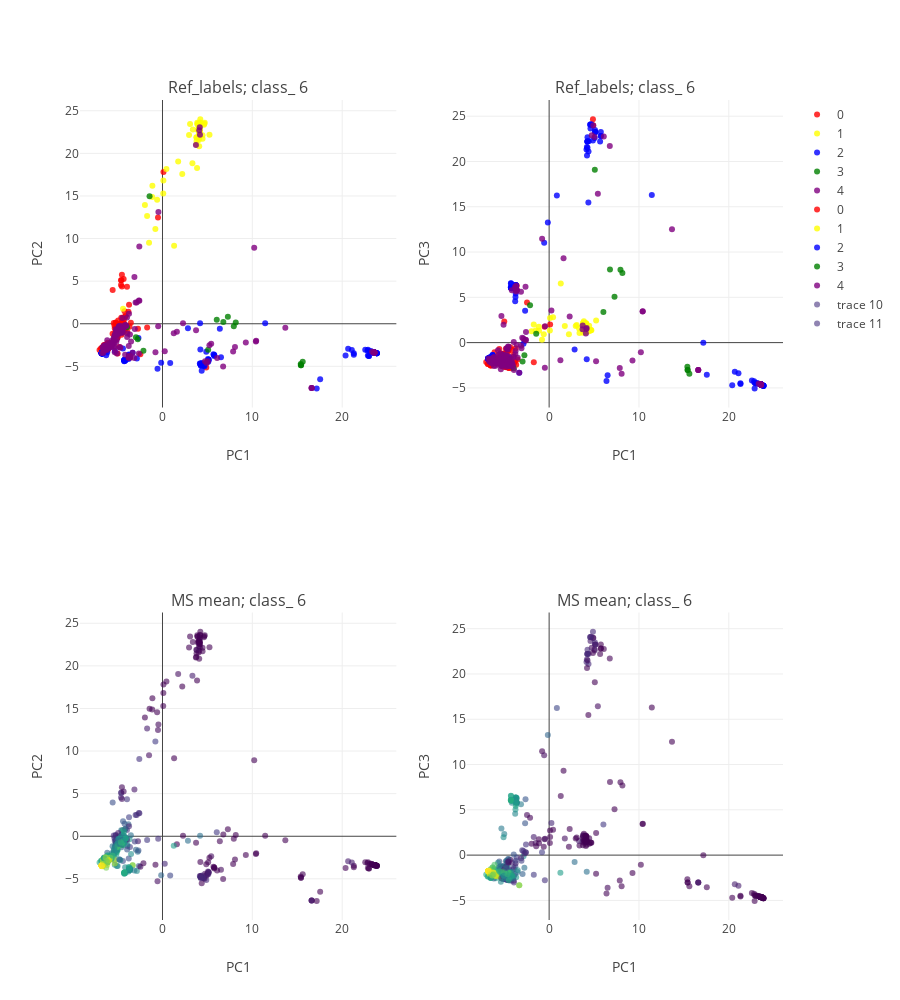

This figure's notebook cell:
### Markdown cell above
#### iii. Behind the scenes.

Extract genetic variation at the windows concerned. Study the clusters captured.

### Code cell
from structure_tools.mstutorial_tools import class_structure_plot
plot_classes= target_class

## provide sample information
Name_idx= [list(RG_info[ID_col]).index(x) for x in names_sample]
code_vec= [RG_info[subset_col][x] for x in Name_idx]

Country_col= 'COUNTRY'
Country_vec= [RG_info[Country_col][x] for x in Name_idx]

Sample_info= ['<b>{}</b><br>{}, {}'.format(names_sample[x],code_vec[x],Country_vec[x]) for x in range(len(code_vec))]

class_structure_plot(Coordinates, Windows, Construct,
                     plot_classes= target_class,
                     Chr= Chr,
                        n_comp= 5,
                        height= 1000,
                        width= 900,
                        Col_vec= color_groups,
                         text= Sample_info,
                        coords= ref_dict)

### Figure 1 — Plotly figure (JSON) as saved in the notebook; plotly's stock layout.template omitted (floating-point values rounded to 4 significant figures; data arrays with more than 128 entries replaced by an {"elided": "..."} marker saying what was removed)
{"data": [{"marker": {"color": "red", "line": {"width": 0}, "opacity": 0.8, "size": 6, "symbol": "circle"}, "mode": "markers", "name": "0", "text": {"elided": "243 str values"}, "type": "scatter", "uid": "70f391af-ca06-436f-b962-58a076fe18bd", "x": {"elided": "243 float values"}, "xaxis": "x", "y": {"elided": "243 float values"}, "yaxis": "y"}, {"marker": {"color": "yellow", "line": {"width": 0}, "opacity": 0.8, "size": 6, "symbol": "circle"}, "mode": "markers", "name": "1", "text": ["<b>B243</b><br>aus, China", "<b>CX227</b><br>aus, Japan", "<b>IRIS_313-8342</b><br>aus, SriLanka", "<b>IRIS_313-8390</b><br>aus, Pakistan", "<b>IRIS_313-8410</b><br>aus, Bangladesh", "<b>IRIS_313-8822</b><br>aus, Bangladesh", "<b>IRIS_313-9636</b><br>aus, SriLanka", "<b>IRIS_313-9641</b><br>aus, India", "<b>IRIS_313-9661</b><br>aus, Bangladesh", "<b>IRIS_313-10534</b><br>aus, India", "<b>IRIS_313-10587</b><br>aus, Bangladesh", "<b>IRIS_313-10600</b><br>aus, Bangladesh", "<b>IRIS_313-10606</b><br>aus, Bangladesh", "<b>IRIS_313-10718</b><br>aus, SriLanka", "<b>IRIS_313-10854</b><br>aus, India", "<b>IRIS_313-10871</b><br>aus, India", "<b>IRIS_313-10875</b><br>aus, India", "<b>IRIS_313-10878</b><br>aus, India", "<b>IRIS_313-10930</b><br>aus, Bangladesh", "<b>IRIS_313-10963</b><br>aus, Bangladesh", "<b>IRIS_313-10965</b><br>aus, Bangladesh", "<b>IRIS_313-10969</b><br>aus, Brazil", "<b>IRIS_313-10979</b><br>aus, Bangladesh", "<b>IRIS_313-11017</b><br>aus, Bangladesh", "<b>IRIS_313-11018</b><br>aus, Bangladesh", "<b>IRIS_313-11019</b><br>aus, Bangladesh", "<b>IRIS_313-11028</b><br>aus, Pakistan", "<b>IRIS_313-11037</b><br>aus, Pakistan", "<b>IRIS_313-11047</b><br>aus, Bangladesh", "<b>IRIS_313-11051</b><br>aus, Bangladesh", "<b>IRIS_313-11056</b><br>aus, Bangladesh", "<b>IRIS_313-11057</b><br>aus, Bangladesh", "<b>IRIS_313-11063</b><br>aus, Bangladesh", "<b>IRIS_313-11064</b><br>aus, Bangladesh", "<b>IRIS_313-11065</b><br>aus, Bangladesh", "<b>IRIS_313-11067</b><br>aus, Bangladesh", "<b>IRIS_313-11165</b><br>aus, India", "<b>IRIS_313-11168</b><br>aus, India", "<b>IRIS_313-11171</b><br>aus, India", "<b>IRIS_313-11175</b><br>aus, India", "<b>IRIS_313-11213</b><br>aus, Bangladesh", "<b>IRIS_313-11216</b><br>aus, Bangladesh", "<b>IRIS_313-11413</b><br>aus, 0", "<b>IRIS_313-11455</b><br>aus, India", "<b>IRIS_313-11456</b><br>aus, India", "<b>IRIS_313-11482</b><br>aus, Bangladesh", "<b>IRIS_313-11492</b><br>aus, India", "<b>IRIS_313-11557</b><br>aus, Bangladesh", "<b>IRIS_313-11602</b><br>aus, India", "<b>IRIS_313-11617</b><br>aus, India", "<b>IRIS_313-11619</b><br>aus, India", "<b>IRIS_313-11982</b><br>aus, Bangladesh"], "type": "scatter", "uid": "cc2ae2e3-004b-4f34-92f2-29fcf8c7e3dc", "x": [4.158, 1.295, -1.956, 3.886, 4.059, -1.712, 4.072, -1.495, 0.4374, 3.378, 4.167, 4.121, 3.765, 3.849, 3.332, -1.123, 4.612, 4.458, 4.079, 3.069, 4.032, 2.959, -4.391, 4.65, 4.143, 4.211, 0.09806, -1.145, 0.08419, 3.79, 3.869, 3.825, 3.764, -6.451, 1.746, 4.088, -0.7916, 4.087, 4.09, 3.921, 4.186, 4.017, 2.2, 5.23, 3.927, -4.665, 4.454, 4.173, -0.5987, 4.144, 4.701, 4.094], "xaxis": "x", "y": [23.33, 9.143, 13.95, 23.43, 22.29, 12.66, 21.77, 9.517, 18.16, 22.79, 22.53, 22.55, 21.05, 18.27, 18.83, 16.2, 23.36, 21.72, 22.76, 23.46, 21.57, 22.15, 1.775, 23.47, 22.76, 24.02, 16.81, 14.86, 15.3, 21.46, 23.58, 21.86, 21.89, -3.153, 19.04, 22.83, 11.11, 20.83, 22.95, 22.74, 23.61, 22.95, 17.59, 22.18, 23.44, -0.8015, 22.14, 23.58, 14.57, 22.78, 23.58, 22.78], "yaxis": "y"}, {"marker": {"color": "blue", "line": {"width": 0}, "opacity": 0.8, "size": 6, "symbol": "circle"}, "mode": "markers", "name": "2", "text": {"elided": "164 str values"}, "type": "scatter", "uid": "cb42074e-45c7-47d1-8b3a-6e0b9db74201", "x": {"elided": "164 float values"}, "xaxis": "x", "y": {"elided": "164 float values"}, "yaxis": "y"}, {"marker": {"color": "green", "line": {"width": 0}, "opacity": 0.8, "size": 6, "symbol": "circle"}, "mode": "markers", "name": "3", "text": ["<b>CX65</b><br>aro, Iran", "<b>CX66</b><br>aro, Iran", "<b>IRIS_313-8268</b><br>aro, Nepal", "<b>IRIS_313-8747</b><br>aro, Iran", "<b>IRIS_313-9629</b><br>aro, India", "<b>IRIS_313-9978</b><br>aro, Madagascar", "<b>IRIS_313-11259</b><br>aro, India", "<b>IRIS_313-11352</b><br>aro, India", "<b>IRIS_313-11451</b><br>aro, India", "<b>IRIS_313-11564</b><br>aro, Nepal", "<b>IRIS_313-11625</b><br>aro, Nepal", "<b>IRIS_313-11630</b><br>aro, Nepal", "<b>IRIS_313-11825</b><br>aro, India", "<b>IRIS_313-12074</b><br>aro, Myanmar", "<b>IRIS_313-15909</b><br>aro, 0"], "type": "scatter", "uid": "9ad3dc52-253e-4c27-b15d-775e7cbea494", "x": [15.41, 15.61, -2.754, 15.42, 7.277, 15.38, 6.771, -2.123, -3.945, 7.939, 6.04, -2.959, 8.154, 5.084, -1.439], "xaxis": "x", "y": [-4.857, -4.466, -1.824, -4.861, 0.8309, -4.736, 0.2005, -3.177, -0.4002, -0.301, 0.4736, -1.593, 0.1568, -3.064, 14.98], "yaxis": "y"}, {"marker": {"color": "purple", "line": {"width": 0}, "opacity": 0.8, "size": 6, "symbol": "circle"}, "mode": "markers", "name": "4", "text": {"elided": "176 str values"}, "type": "scatter", "uid": "46d3797c-80fc-4120-aca0-c14daace6c6e", "x": {"elided": "176 float values"}, "xaxis": "x", "y": {"elided": "176 float values"}, "yaxis": "y"}, {"marker": {"color": "red", "line": {"width": 0}, "opacity": 0.8, "size": 6, "symbol": "circle"}, "mode": "markers", "name": "0", "text": {"elided": "243 str values"}, "type": "scatter", "uid": "f1cf2aa0-b1ff-418e-ac6a-2edcda45a54f", "x": {"elided": "243 float values"}, "xaxis": "x2", "y": {"elided": "243 float values"}, "yaxis": "y2"}, {"marker": {"color": "yellow", "line": {"width": 0}, "opacity": 0.8, "size": 6, "symbol": "circle"}, "mode": "markers", "name": "1", "text": ["<b>B243</b><br>aus, China", "<b>CX227</b><br>aus, Japan", "<b>IRIS_313-8342</b><br>aus, SriLanka", "<b>IRIS_313-8390</b><br>aus, Pakistan", "<b>IRIS_313-8410</b><br>aus, Bangladesh", "<b>IRIS_313-8822</b><br>aus, Bangladesh", "<b>IRIS_313-9636</b><br>aus, SriLanka", "<b>IRIS_313-9641</b><br>aus, India", "<b>IRIS_313-9661</b><br>aus, Bangladesh", "<b>IRIS_313-10534</b><br>aus, India", "<b>IRIS_313-10587</b><br>aus, Bangladesh", "<b>IRIS_313-10600</b><br>aus, Bangladesh", "<b>IRIS_313-10606</b><br>aus, Bangladesh", "<b>IRIS_313-10718</b><br>aus, SriLanka", "<b>IRIS_313-10854</b><br>aus, India", "<b>IRIS_313-10871</b><br>aus, India", "<b>IRIS_313-10875</b><br>aus, India", "<b>IRIS_313-10878</b><br>aus, India", "<b>IRIS_313-10930</b><br>aus, Bangladesh", "<b>IRIS_313-10963</b><br>aus, Bangladesh", "<b>IRIS_313-10965</b><br>aus, Bangladesh", "<b>IRIS_313-10969</b><br>aus, Brazil", "<b>IRIS_313-10979</b><br>aus, Bangladesh", "<b>IRIS_313-11017</b><br>aus, Bangladesh", "<b>IRIS_313-11018</b><br>aus, Bangladesh", "<b>IRIS_313-11019</b><br>aus, Bangladesh", "<b>IRIS_313-11028</b><br>aus, Pakistan", "<b>IRIS_313-11037</b><br>aus, Pakistan", "<b>IRIS_313-11047</b><br>aus, Bangladesh", "<b>IRIS_313-11051</b><br>aus, Bangladesh", "<b>IRIS_313-11056</b><br>aus, Bangladesh", "<b>IRIS_313-11057</b><br>aus, Bangladesh", "<b>IRIS_313-11063</b><br>aus, Bangladesh", "<b>IRIS_313-11064</b><br>aus, Bangladesh", "<b>IRIS_313-11065</b><br>aus, Bangladesh", "<b>IRIS_313-11067</b><br>aus, Bangladesh", "<b>IRIS_313-11165</b><br>aus, India", "<b>IRIS_313-11168</b><br>aus, India", "<b>IRIS_313-11171</b><br>aus, India", "<b>IRIS_313-11175</b><br>aus, India", "<b>IRIS_313-11213</b><br>aus, Bangladesh", "<b>IRIS_313-11216</b><br>aus, Bangladesh", "<b>IRIS_313-11413</b><br>aus, 0", "<b>IRIS_313-11455</b><br>aus, India", "<b>IRIS_313-11456</b><br>aus, India", "<b>IRIS_313-11482</b><br>aus, Bangladesh", "<b>IRIS_313-11492</b><br>aus, India", "<b>IRIS_313-11557</b><br>aus, Bangladesh", "<b>IRIS_313-11602</b><br>aus, India", "<b>IRIS_313-11617</b><br>aus, India", "<b>IRIS_313-11619</b><br>aus, India", "<b>IRIS_313-11982</b><br>aus, Bangladesh"], "type": "scatter", "uid": "2091674a-66af-4c05-9f07-4dd06a50cb11", "x": [4.158, 1.295, -1.956, 3.886, 4.059, -1.712, 4.072, -1.495, 0.4374, 3.378, 4.167, 4.121, 3.765, 3.849, 3.332, -1.123, 4.612, 4.458, 4.079, 3.069, 4.032, 2.959, -4.391, 4.65, 4.143, 4.211, 0.09806, -1.145, 0.08419, 3.79, 3.869, 3.825, 3.764, -6.451, 1.746, 4.088, -0.7916, 4.087, 4.09, 3.921, 4.186, 4.017, 2.2, 5.23, 3.927, -4.665, 4.454, 4.173, -0.5987, 4.144, 4.701, 4.094], "xaxis": "x2", "y": [1.501, 6.52, 1.243, 1.352, 1.588, 1.995, 1.913, 1.346, 2.792, 1.053, 2.025, 2.08, 1.078, 1.611, 1.563, 1.313, 1.362, 1.247, 1.531, 1.95, 1.985, 1.827, -2.414, 1.392, 1.477, 1.607, 2.728, 1.757, 1.344, 2.068, 2.355, 2.149, 2.205, -1.932, 1.839, 2.157, 0.3124, 1.39, 1.516, 1.526, 1.535, 2.141, 0.9146, 2.445, 1.627, -2.243, 1.872, 1.142, 0.9307, 1.473, 1.354, 2.09], "yaxis": "y2"}, {"marker": {"color": "blue", "line": {"width": 0}, "opacity": 0.8, "size": 6, "symbol": "circle"}, "mode": "markers", "name": "2", "text": {"elided": "164 str values"}, "type": "scatter", "uid": "2a0dc541-1d73-4558-8961-d1a1df7f4e70", "x": {"elided": "164 float values"}, "xaxis": "x2", "y": {"elided": "164 float values"}, "yaxis": "y2"}, {"marker": {"color": "green", "line": {"width": 0}, "opacity": 0.8, "size": 6, "symbol": "circle"}, "mode": "markers", "name": "3", "text": ["<b>CX65</b><br>aro, Iran", "<b>CX66</b><br>aro, Iran", "<b>IRIS_313-8268</b><br>aro, Nepal", "<b>IRIS_313-8747</b><br>aro, Iran", "<b>IRIS_313-9629</b><br>aro, India", "<b>IRIS_313-9978</b><br>aro, Madagascar", "<b>IRIS_313-11259</b><br>aro, India", "<b>IRIS_313-11352</b><br>aro, India", "<b>IRIS_313-11451</b><br>aro, India", "<b>IRIS_313-11564</b><br>aro, Nepal", "<b>IRIS_313-11625</b><br>aro, Nepal", "<b>IRIS_313-11630</b><br>aro, Nepal", "<b>IRIS_313-11825</b><br>aro, India", "<b>IRIS_313-12074</b><br>aro, Myanmar", "<b>IRIS_313-15909</b><br>aro, 0"], "type": "scatter", "uid": "a3355c75-3b3a-48f8-a67e-265d8641311c", "x": [15.41, 15.61, -2.754, 15.42, 7.277, 15.38, 6.771, -2.123, -3.945, 7.939, 6.04, -2.959, 8.154, 5.084, -1.439], "xaxis": "x2", "y": [-3.03, -3.449, -1.389, -3.028, 5.06, -2.674, 8.065, 4.125, -2.825, 8.046, 3.388, -2.096, 7.682, 19.09, 0.9665], "yaxis": "y2"}, {"marker": {"color": "purple", "line": {"width": 0}, "opacity": 0.8, "size": 6, "symbol": "circle"}, "mode": "markers", "name": "4", "text": {"elided": "176 str values"}, "type": "scatter", "uid": "b43031ee-1778-49de-9e94-e93b34527d5d", "x": {"elided": "176 float values"}, "xaxis": "x2", "y": {"elided": "176 float values"}, "yaxis": "y2"}, {"marker": {"color": {"elided": "650 float values"}, "colorscale": "Viridis", "line": {"width": 0}, "opacity": 0.6, "size": 6, "symbol": "circle"}, "mode": "markers", "type": "scatter", "uid": "db90ec82-5f0f-45ef-9d82-122d7eea0c3e", "x": {"elided": "650 float values"}, "xaxis": "x3", "y": {"elided": "650 float values"}, "yaxis": "y3"}, {"marker": {"color": {"elided": "650 float values"}, "colorscale": "Viridis", "line": {"width": 0}, "opacity": 0.6, "size": 6, "symbol": "circle"}, "mode": "markers", "type": "scatter", "uid": "fb1cfcf2-bc52-4291-846d-3e8e4bfd9eef", "x": {"elided": "650 float values"}, "xaxis": "x4", "y": {"elided": "650 float values"}, "yaxis": "y4"}], "layout": {"annotations": [{"font": {"size": 16}, "showarrow": false, "text": "Ref_labels; class_ 6", "x": 0.225, "xanchor": "center", "xref": "paper", "y": 1, "yanchor": "bottom", "yref": "paper"}, {"font": {"size": 16}, "showarrow": false, "text": "Ref_labels; class_ 6", "x": 0.775, "xanchor": "center", "xref": "paper", "y": 1, "yanchor": "bottom", "yref": "paper"}, {"font": {"size": 16}, "showarrow": false, "text": "MS mean; class_ 6", "x": 0.225, "xanchor": "center", "xref": "paper", "y": 0.375, "yanchor": "bottom", "yref": "paper"}, {"font": {"size": 16}, "showarrow": false, "text": "MS mean; class_ 6", "x": 0.775, "xanchor": "center", "xref": "paper", "y": 0.375, "yanchor": "bottom", "yref": "paper"}], "height": 1000, "width": 900, "xaxis": {"anchor": "y", "domain": [0, 0.45], "title": "PC1"}, "xaxis2": {"anchor": "y2", "domain": [0.55, 1], "title": "PC1"}, "xaxis3": {"anchor": "y3", "domain": [0, 0.45], "title": "PC1"}, "xaxis4": {"anchor": "y4", "domain": [0.55, 1], "title": "PC1"}, "yaxis": {"anchor": "x", "domain": [0.625, 1], "title": "PC2"}, "yaxis2": {"anchor": "x2", "domain": [0.625, 1], "title": "PC3"}, "yaxis3": {"anchor": "x3", "domain": [0, 0.375], "title": "PC2"}, "yaxis4": {"anchor": "x4", "domain": [0, 0.375], "title": "PC3"}}}
